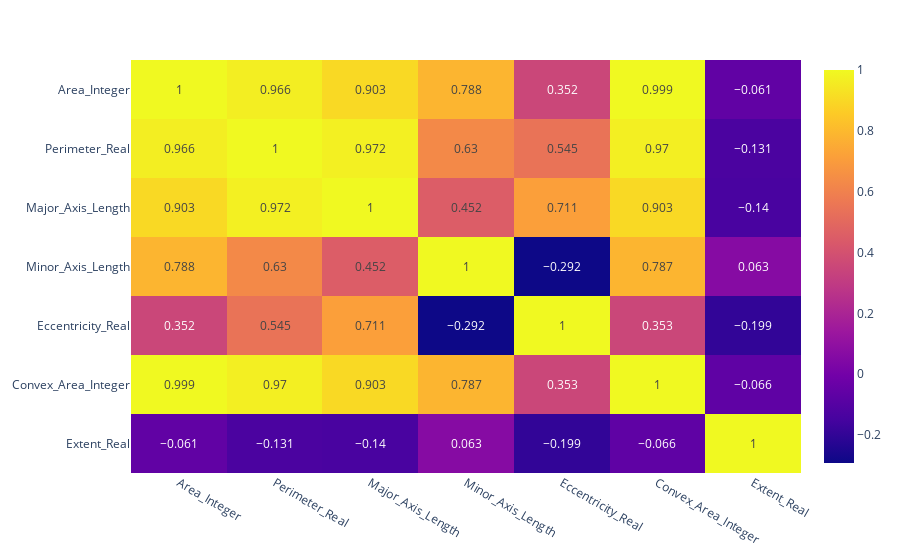

Source (notebook cell):
### Code cell
cor = df_rice.corr(numeric_only=True).round(3)
fig = px.imshow(cor, text_auto=True, aspect="auto")
fig.show()

### Figure 1 — Plotly figure (JSON) as saved in the notebook; plotly's stock layout.template omitted (floating-point values rounded to 4 significant figures)
{"data": [{"coloraxis": "coloraxis", "hovertemplate": "x: %{x}<br>y: %{y}<br>color: %{z}<extra></extra>", "name": "0", "texttemplate": "%{z}", "type": "heatmap", "x": ["Area_Integer", "Perimeter_Real", "Major_Axis_Length", "Minor_Axis_Length", "Eccentricity_Real", "Convex_Area_Integer", "Extent_Real"], "xaxis": "x", "y": ["Area_Integer", "Perimeter_Real", "Major_Axis_Length", "Minor_Axis_Length", "Eccentricity_Real", "Convex_Area_Integer", "Extent_Real"], "yaxis": "y", "z": [[1.0, 0.966, 0.903, 0.788, 0.352, 0.999, -0.061], [0.966, 1.0, 0.972, 0.63, 0.545, 0.97, -0.131], [0.903, 0.972, 1.0, 0.452, 0.711, 0.903, -0.14], [0.788, 0.63, 0.452, 1.0, -0.292, 0.787, 0.063], [0.352, 0.545, 0.711, -0.292, 1.0, 0.353, -0.199], [0.999, 0.97, 0.903, 0.787, 0.353, 1.0, -0.066], [-0.061, -0.131, -0.14, 0.063, -0.199, -0.066, 1.0]]}], "layout": {"coloraxis": {"colorscale": [[0, "#0d0887"], [0.1111, "#46039f"], [0.2222, "#7201a8"], [0.3333, "#9c179e"], [0.4444, "#bd3786"], [0.5556, "#d8576b"], [0.6667, "#ed7953"], [0.7778, "#fb9f3a"], [0.8889, "#fdca26"], [1, "#f0f921"]]}, "margin": {"t": 60}, "xaxis": {"anchor": "y", "domain": [0, 1]}, "yaxis": {"anchor": "x", "autorange": "reversed", "domain": [0, 1]}}}
